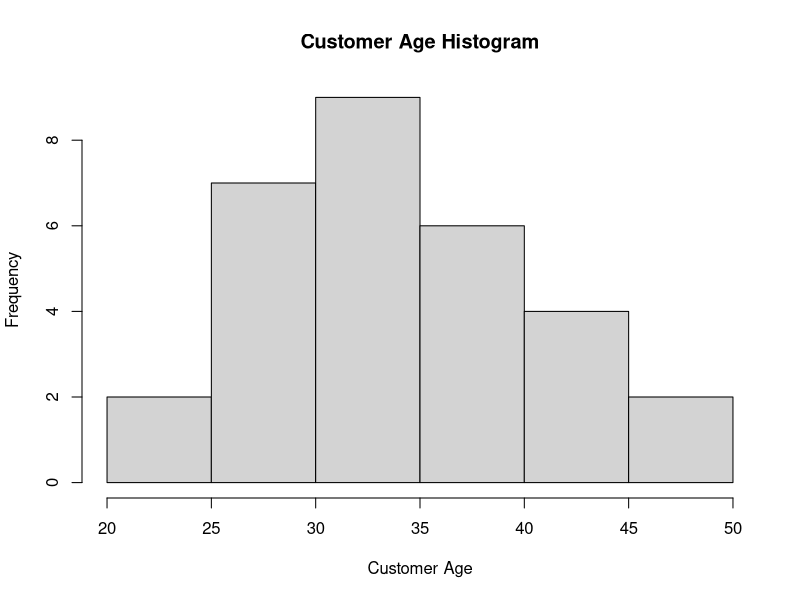
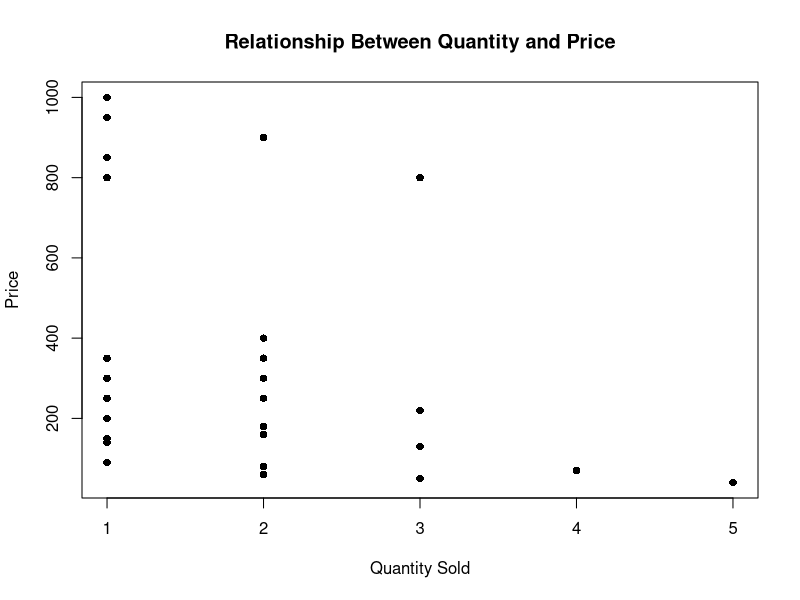

Source code (R) for these figures, in order:
## ---- chunk 1
#| fig-height: 10 #will set figure height to 10
#| fig-width: 8 #will set figure width to 8
data <- read.csv("assignmentData/sales_data.csv") #data will be stored in the data variable

library(dplyr) #now we can use commands from tidyverse

str(data)
head(data)

data <- distinct(data) #removes duplicate rows

summary(data) #gives a summary of data, including displaying how many missing values there are

filtered_data <- filter(data, Store.Location == "New York") #filtered_data only contains sales made in New York

sorted_filtered <- arrange(filtered_data, desc(Total.Sales)) #sorted_filtered is now sorted in descending order by total sales, so the highest total sale is at index 1
print(paste("The highest total sale in New York was recorded on", sorted_filtered$Date[1])) #r indexes from 1 rather than 0

freq_table <- table(data$Payment.Method) # will have amount of times each payment method is used correspond with the payment method
most_used <- names(which.max(freq_table)) #most used payment method is stored in the most_used variable
print(paste("The most used payment method is", most_used)) #prints most used payment method

hist(data$Customer.Age, #creates a histogram of customer age
     main = "Customer Age Histogram", #sets histogram title to customer age histogram
     xlab = "Customer Age" #sets x-axis label to customer age
     )
## ---- chunk 2
#| label: fig-scatterplot-quantity-price #labels the figure
#| fig-cap: Relationship Between Quantity and Price

plot(data$Quantity.Sold, data$Price, #creates a scatterplot of quantity vs price
     xlab = "Quantity Sold", #labels the x-axis
     ylab = "Price", #labels the y-axis
     pch = 16, #I don't like the default dots
     main = "Relationship Between Quantity and Price") #sets a title for the plot
